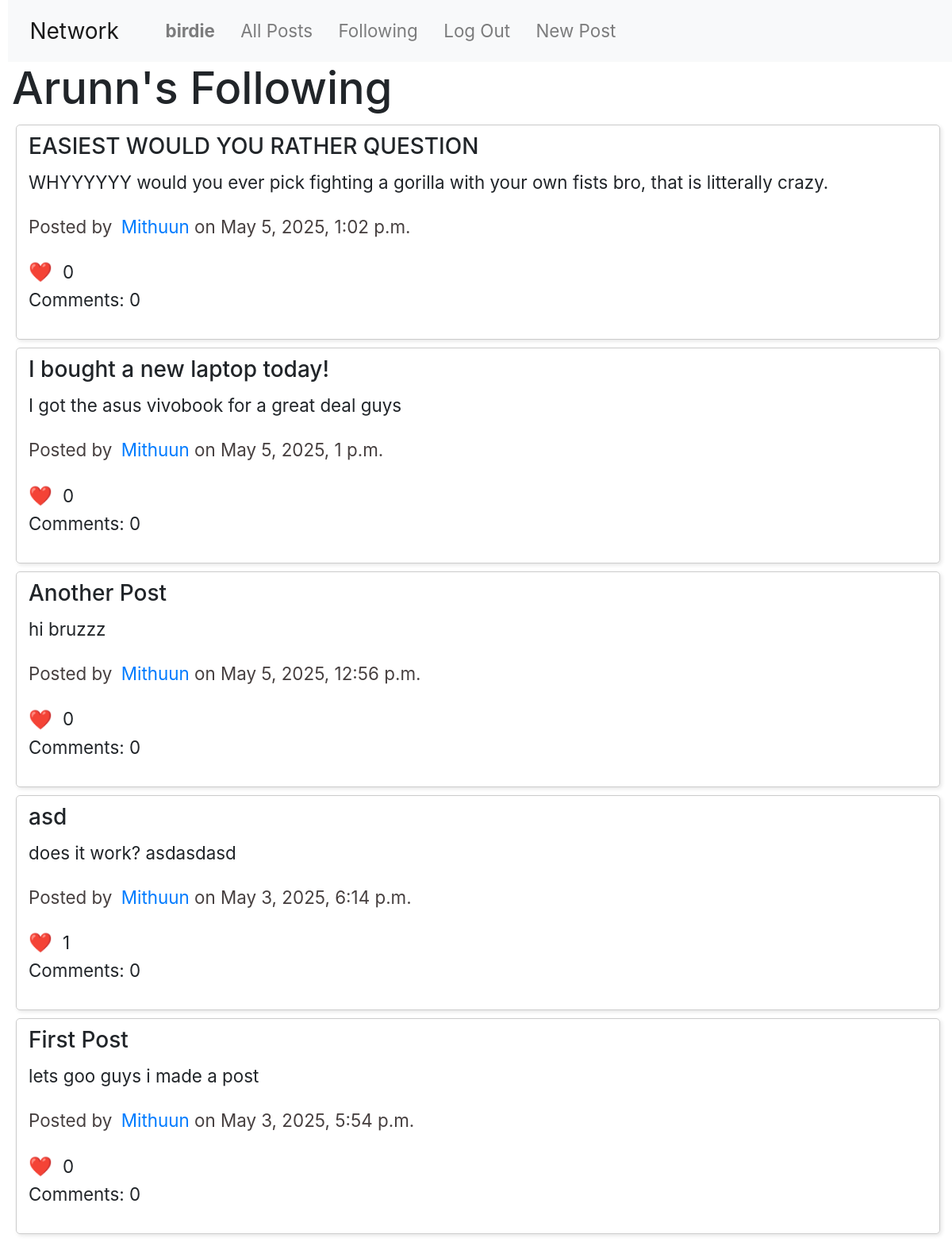
/following/Arunn (signed in), run on the app's committed database.
### network/models.py (models this page shows, shortened)
class User(AbstractUser):
    bio = models.TextField(max_length=30, blank=True, null=True)
    profile_picture = models.ImageField(upload_to='profile_pictures/', default='profile_pictures/penguin.png', blank=True)

class Post(models.Model):
    user = models.ForeignKey(User, on_delete=models.CASCADE, related_name="posts")
    title = models.CharField(max_length=30, default="Untitled")
    content = models.TextField(max_length=280)
    timestamp = models.DateTimeField(auto_now_add=True)
    likes = models.ManyToManyField(User, related_name="liked_posts", blank=True)

### network/views.py (the view)
# urls.py: path("following/<str:userName>", views.following, name="following")
def following(request, userName):
    if request.user.is_authenticated:
        currentUser = User.objects.get(username=userName)
        followedUsers = Follow.objects.filter(follower=currentUser).values_list("following", flat=True)
        return render(request, "network/following.html", {
            "posts": Post.objects.filter(user__in=followedUsers).order_by("-timestamp"),
            "user": request.user,
            "currentUsername": currentUser.username
        })
    else:
        messages.info(request, "You must log in to access this page.")
        return redirect('login')

### network/templates/network/following.html (shortened to what this page needs)
{% extends "network/layout.html" %}
{% load static %}
{% block body %}
    <h1> {{currentUsername}}'s Following</h1>
    {% for post in posts %}
        <div class="post">
            <h5 id="postTitle-{{ post.id }}">{{ post.title }}</h5>
            <p id="postContent-{{ post.id }}">{{ post.content }}</p>
            <p id="postInfo-{{ post.id }}" style="color: rgb(71, 64, 64);">Posted by <a href="{% url 'profile' post.user.username %}">{{ post.user.username }}</a> on {{ post.timestamp }}</p>
            <p style="display: flex; align-items: center; margin: 0;">
                <button class="likeButton" data-id="{{ post.id }}" id="likeButton-{{ post.id }}">
                    <span style="font-size: 24px; margin-right: 8px; vertical-align: middle;">❤️</span>
                </button>
                <span style="line-height: 30px;" id="likeCount-{{ post.id }}">{{ post.likes.count }}</span>
            </p>
            <p id="comments-{{ post.id }}">Comments: {{ post.comments.count }}</p>
        </div>
        {% empty %}
            <hr style="width: 30%;">
            <h6 style="font-weight: normal;">This user follows nobody at the moment. 😅</h6>
    {% endfor %}
{% endblock %}

### network/templates/network/layout.html (shortened to what this page needs)
{% load static %}
<!DOCTYPE html>
<html lang="en">
    <head>
        <link rel="stylesheet" href="https://stackpath.bootstrapcdn.com/bootstrap/4.4.1/css/bootstrap.min.css">
        <link href="{% static 'network/styles.css' %}" rel="stylesheet">
    </head>
    <body>
        <nav class="navbar navbar-expand-lg navbar-light bg-light">
            <a class="navbar-brand" href="{% url 'index' %}">Network</a>
            <div>
              <ul class="navbar-nav mr-auto">
                {% if user.is_authenticated %}
                    <li class="nav-item">
                        <a class="nav-link" href="{% url 'profile' user.username %}"><strong>{{ user.username }}</strong></a>
                    </li>
                {% endif %}
                <li class="nav-item">
                  <a class="nav-link" href="{% url 'index' %}">All Posts</a>
                </li>
                {% if user.is_authenticated %}
                    <li class="nav-item">
                        <a class="nav-link" href="{% url 'following' user.username %}">Following</a>
                    </li>
                    <li class="nav-item">
                        <a class="nav-link" href="{% url 'logout' %}">Log Out</a>
                    </li>
                    <li class="nav-item">
                        <a class="nav-link" href="{% url 'newPost' %}">New Post</a>
                    </li>
                {% endif %}
              </ul>
            </div>
          </nav>
        <div class="body">
            {% block body %}
            {% endblock %}
        </div>
    </body>
</html>

### network/static/network/styles.css (style rules this page uses)
* { margin-left: 5px; }
html { font-size: 140%; }
body { font-size: 1rem; }
button { margin: 5px 0; }
.post { border: 1px solid #ccc; padding: 10px; margin: 10px; margin-right: 15px; border-radius: 5px; box-shadow: 2px 2px 5px rgba(0, 0, 0, 0.1); }
button { background-color: #42a2c8; color: white; border: none; border-radius: 12px; padding: 5px 20px; font-size: 16px; cursor: pointer; transition: background-color 0.3s ease; }
.likeButton, .editButton, saveButton { all: unset; outline: none; }

### data on the page
User: username "birdie"
User: username "Arunn"
Post: title "EASIEST WOULD YOU RATHER QUESTION", content "WHYYYYYY would you ever pick fighting a gorilla with your own fists bro, that is litterally crazy.", user.username "Mithuun", timestamp "May 5, 2025, 1:02 p.m.", likes.count "0", comments.count "0"
Post: title "I bought a new laptop today!", content "I got the asus vivobook for a great deal guys", user.username "Mithuun", timestamp "May 5, 2025, 1 p.m.", likes.count "0", comments.count "0"
Post: title "Another Post", content "hi bruzzz", user.username "Mithuun", timestamp "May 5, 2025, 12:56 p.m.", likes.count "0", comments.count "0"
Post: title "asd", content "does it work? asdasdasd", user.username "Mithuun", timestamp "May 3, 2025, 6:14 p.m.", likes.count "1", comments.count "0"
Post: title "First Post", content "lets goo guys i made a post", user.username "Mithuun", timestamp "May 3, 2025, 5:54 p.m.", likes.count "0", comments.count "0"
